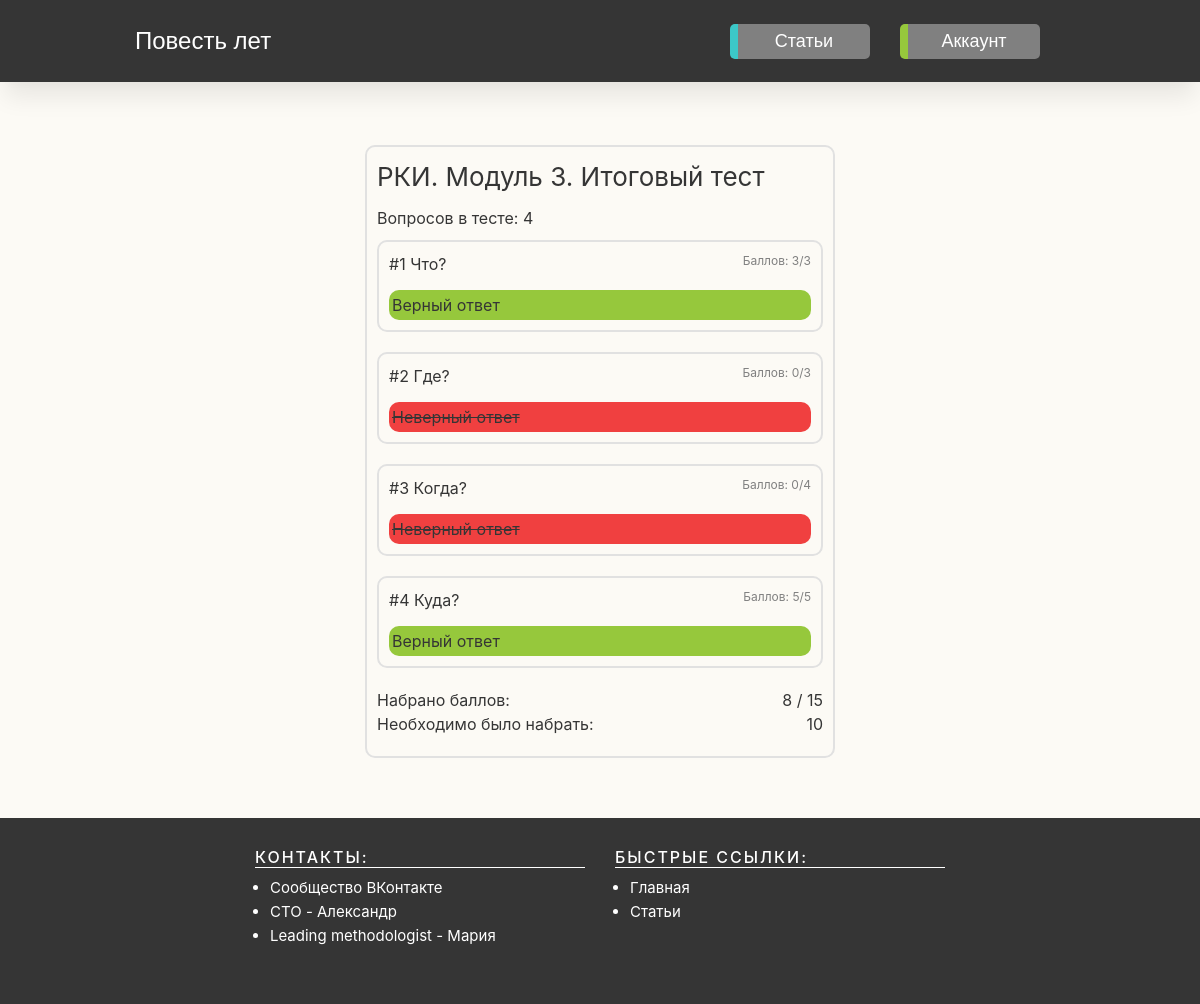
Screenshot of /tests/3/ (signed in) with the database file from the repository.
### apps/test_progress/models.py (models this page shows, shortened)
class TestObject(models.Model):
    test_object_name = models.CharField(max_length=100, verbose_name="Название")
    test_required_result = models.IntegerField(default=75)
    test_max_result = models.IntegerField(default=50)
    test_type = models.CharField(max_length=100, default="1")
    class Meta:
        verbose_name = "3.1. Тест (Выбор вариантов)"
        verbose_name_plural = "3.1. Тесты (Выбор вариантов)"

class Question(models.Model):
    test_object = models.ForeignKey(
        TestObject, related_name="test_object", on_delete=models.CASCADE
    )
    question = models.CharField(max_length=100)
    marks = models.IntegerField(default=5)
    class Meta:
        verbose_name = "3.2. Вариант ответа (Выбор вариантов)"
        verbose_name_plural = "3.2. Вариант ответа (Выбор вариантов)"

class Answer(models.Model):
    question = models.ForeignKey(
        Question, related_name="question_answer", on_delete=models.CASCADE
    )
    answer = models.CharField(max_length=100)
    is_correct = models.BooleanField(default=False)

### apps/account_page/models.py (models this page shows, shortened)
class AccountTestProgress(models.Model):
    profile = models.ManyToManyField(Profile)
    tests = models.ManyToManyField(TestObject)
    current_status = models.IntegerField(default=0)
    result = models.IntegerField(default=-1)
    result_detailed = models.JSONField(default=dict({"total_points": 0, "answers": {}}))
    class Meta:
        verbose_name = "Связка 'Профиль' - 'Тест'"
        verbose_name_plural = "Связки 'Профиль' - 'Тест'"

### apps/account_page/views.py (the view)
# urls.py: path("tests/<int:pk>/", test_description, name="test_description"),
@login_required()
def test_description(request, pk):
    test_progress = AccountTestProgress.objects.get(pk=pk)
    profile = test_progress.profile.first()
    test = test_progress.tests.first()
    question_list = Question.objects.filter(test_object=test)
    questions_answers = []
    if test_progress.current_status not in (0, 1):
        for checked_question, checked_answer in test_progress.result_detailed.get(
            "answers"
        ).items():
            question = Question.objects.filter(pk=checked_question).first()
            answer = Answer.objects.filter(pk=checked_answer).first()
            questions_answers.append(
                (
                    (question.question, question.marks),
                    (answer.answer, answer.is_correct),
                )
            )
    request.session["answers"] = {}
    context = {
        "test": test,
        "editable": test_progress.current_status in (0, 1),
        "test_progress": test_progress,
        "questions_answers": questions_answers,
        "first_question_id": question_list[0].pk,
        "test_question_amount": len(question_list),
    }
    return render(request, "test_description.html", context)

### apps/account_page/templates/test_description.html (shortened to what this page needs)
{% extends "base.html" %}
{% load static %}
{% block page_content %}
<div class="container profile_test_card">
    <div class="test_object_card">
        <div class="test_header" style="margin-bottom: 0px;">
            <div class="test_object_header_title">{{ test.test_object_name }}</div>
        </div>
        <div class="test_object_notes_text" style="margin: 0 0 10px 0;">
            Вопросов в тесте: {{ test_question_amount }}</div>
        {% if editable %}
        <div class="text-center">
            <a href="{% url 'question_details' test_progress.pk first_question_id %}"
                class="next_action_btn">Начать тест</a>
        </div>
        {% else %}
            {% for question_answer in questions_answers %}
            <div class="test_card">
                <div class="test_header" style="margin-bottom: 0px;">
                    <div class="test_header_title">{{ question_answer.0.0 }}</div>
                    <div class="test_notes_text" style="margin: 0 0 10px auto;">
                        {% if question_answer.1.1 %}
                        Баллов: {{ question_answer.0.1 }}/{{ question_answer.0.1 }}</div>
                        {% else %}
                        Баллов: 0/{{ question_answer.0.1 }}</div>
                        {% endif %}
                </div>
                {% if question_answer.1.1 %}
                    <div class="test_result_answer_correct test_result_answer">
                {% else %}
                    <div class="test_result_answer_incorrect test_result_answer">
                {% endif %}
                {{ question_answer.1.0 }} </div>
            </div>
            {% endfor %}
            <div class="test_result_passed">
                <div class="test_result_passed_text">Набрано баллов:</div><div class="test_result_passed_points">{{ test_progress.result }} / {{ test.test_max_result }}</div>
            </div>
            <div class="test_result_passed">
                <div class="test_result_passed_text">Необходимо было набрать:</div><div class="test_result_passed_points">{{ test.test_required_result }}</div>
            </div>
        {% endif %}
    </div>
</div>
{% endblock %}

### static/css/main.css (style rules this page uses)
html, body { height: 100%; margin: 0%; padding: 0%; display: flex; flex-direction: column; min-width: 380px !important; }
body { background-color: #fcfaf5; color: #353535; }
.container { max-width: min(1300px, 90%); }

### static/css/tests.css (style rules this page uses)
.test_object_header_title { font-size: 26px; margin-bottom: 10px; }
.test_object_notes_text { font-size: 16px; }
.test_object_card { padding: 10px 10px 20px 10px; border: 2px solid #e1e1e1; border-radius: 10px; margin-bottom: 60px; }
.test_result_answer_correct { background-color: #96c83c; }
.test_result_answer_incorrect { text-decoration: line-through; background-color: #f04040; }
.test_result_answer { padding: 3px; border-radius: 10px; margin-top: 10px; }
.test_result_passed { display: flex; }
.test_result_passed_points { text-align: right; margin-left: auto; }

### static/css/profile_page.css (style rules this page uses)
.profile_test_card { margin-left: auto; margin-right: auto; max-width: 500px; }
.test_card { border: 2px solid #e1e1e1; border-radius: 10px; padding: 10px; margin-bottom: 20px; }
.test_header { display: flex; margin-bottom: 20px; }
.test_header_title { width: 350px; }
.test_notes_text { font-size: 12px; margin-left: 3px; color: grey; }

### rows the page displays
TestObject: test_object_name "РКИ. Модуль 3. Итоговый тест", test_max_result "15", test_required_result "10"
Question: question "#1 Что?"
Answer: answer "Верный ответ"
Question: question "#2 Где?"
Answer: answer "Неверный ответ"
Question: question "#3 Когда?"
Answer: answer "Неверный ответ"
Question: question "#4 Куда?"
Answer: answer "Верный ответ"
AccountTestProgress: result "8"

### other values shown
{{ test_question_amount }} "4"
{{ question_answer.0.1 }} "3" "5"
{{ question_answer.0.1 }} "3" "4"
